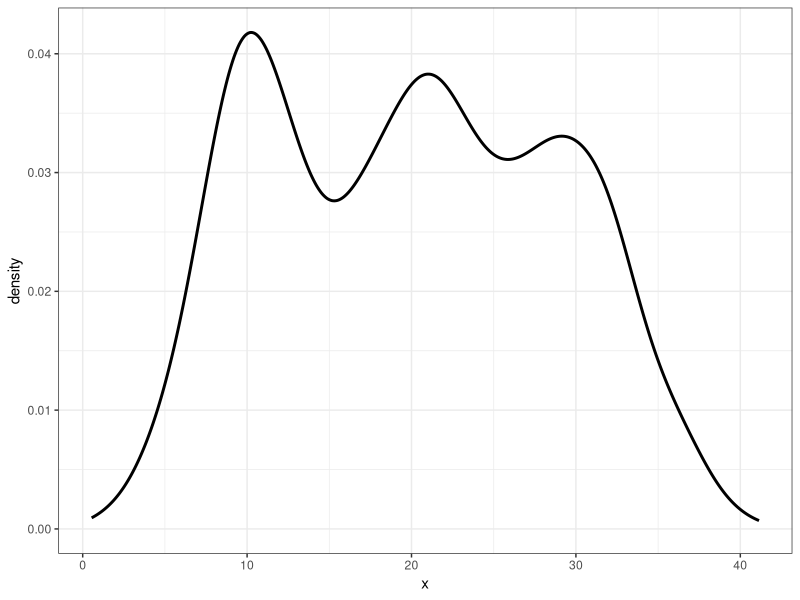

The R script that drew this image: (Note: this script raises an error after producing the figure.)
# EM algorithm for GMM
library(ggplot2)
## The true model ----
c1 <- rnorm(n = 1000, mean = 10, sd = 3)
c2 <- rnorm(n = 1000, mean = 20, sd = 3.5)
c3 <- rnorm(n = 1000, mean = 30, sd = 4)
dat <- c(c1, c2, c3)
dat <- sample(dat)
ggplot(data.frame(x = dat), aes(x = x)) + 
  geom_density(size = 1) + 
  theme_bw()

## E-step
Estep <- function(dat, mu1, mu2, mu3, 
                  sigma1, sigma2, sigma3,
                  pi1, pi2, pi3){
  w1 <- sapply(dat, 
               function(x){dnorm(x, mean = mu1, sd = sigma1) * pi1})
  w2 <- sapply(dat, 
               function(x){dnorm(x, mean = mu2, sd = sigma2) * pi2})
  w3 <- sapply(dat, 
               function(x){dnorm(x, mean = mu3, sd = sigma3) * pi3})
  w <- cbind(w1, w2, w3)
  deno <- apply(w, 1, sum)
  w <- t(sapply(1:dim(w)[1], function(i){w[i,]/deno[i]}))
  return(w)
}

## M-step
Mstep <- function(dat, w){
  mu1 <- sum(w[,1] * dat) / sum(w[,1])
  mu2 <- sum(w[,2] * dat) / sum(w[,2])
  mu3 <- sum(w[,3] * dat) / sum(w[,3])
  sigma1 <- sqrt(sum(w[,1] * (dat-mu1)^2) / sum(w[,1]))
  sigma2 <- sqrt(sum(w[,2] * (dat-mu2)^2) / sum(w[,2]))
  sigma3 <- sqrt(sum(w[,3] * (dat-mu3)^2) / sum(w[,3]))
  pi1 <- sum(w[,1])/dim(w)[1]
  pi2 <- sum(w[,2])/dim(w)[1]
  pi3 <- sum(w[,3])/dim(w)[1]
  return(list(mu1 = mu1, mu2 = mu2, mu3 = mu3,
              sigma1 = sigma1, sigma2 = sigma2, sigma3 = sigma3,
              pi1 = pi1, pi2 = pi2, pi3 = pi3))
}

# start to go!
## Initialization ----
pi1 = 0.2; pi2 = 0.3; pi3 = 0.5
mu1 = 10; mu2 = 22; mu3 = 29
sigma1 = 2; sigma2 = 2; sigma3 = 2

## GO
for (i in 1:100){
  w <- Estep(dat, mu1, mu2, mu3, sigma1, sigma2, sigma3,
             pi1, pi2, pi3)
  par <- Mstep(dat, w)
  # repar
  mu1 <- par$mu1; mu2 <- par$mu2; mu3 <- par$mu3
  sigma1 <- par$sigma1; sigma2 <- par$sigma2; sigma3 <- par$sigma3
  pi1 <- par$pi1; pi2 <- par$pi2; pi3 <- par$pi3
}

## likelihood
mu <- c(mu1, mu2, mu3)
sigma <- c(sigma1, sigma2, sigma3)
pi <- c(pi1, pi2, pi3)

likelihood <-sum(sapply(1:N, function(i){
  sum(sapply(1:3, function(j){
    dnorm(dat[i], mean = mu[label[j]], sd = sigma[label[j]]) * pi[[label[j]]]
  }))
}))
likelihood

## Vis
N <- length(dat)
label <- apply(w, 1, function(x){which(x == max(x))})
dat.n <- data.frame(x = dat, label = as.factor(label))
ggplot(data.frame(x = dat), aes(x = x)) + 
  geom_histogram(data = dat.n, 
                 aes(x = x, y =..density.., fill = label)) +
  theme_bw()

